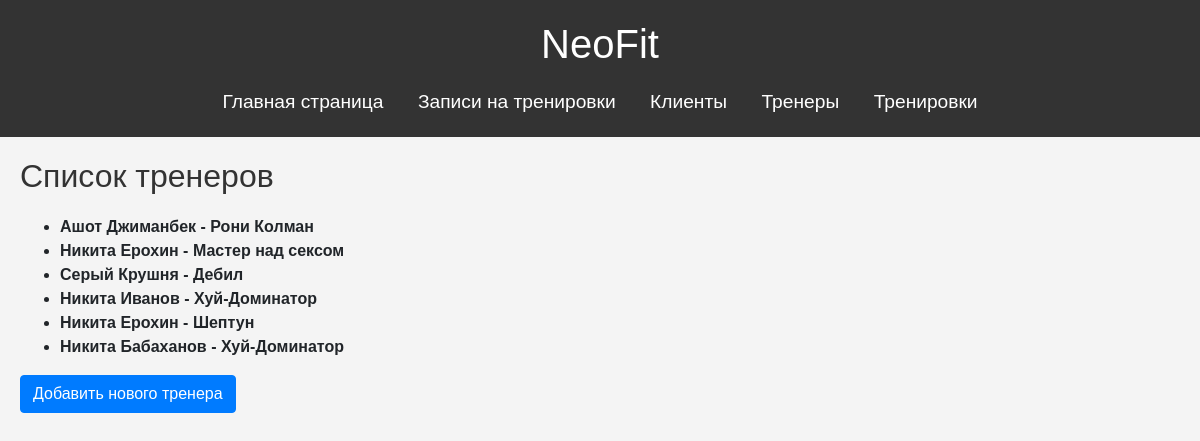
Page /appointments/trainers/ on the earlier database version.
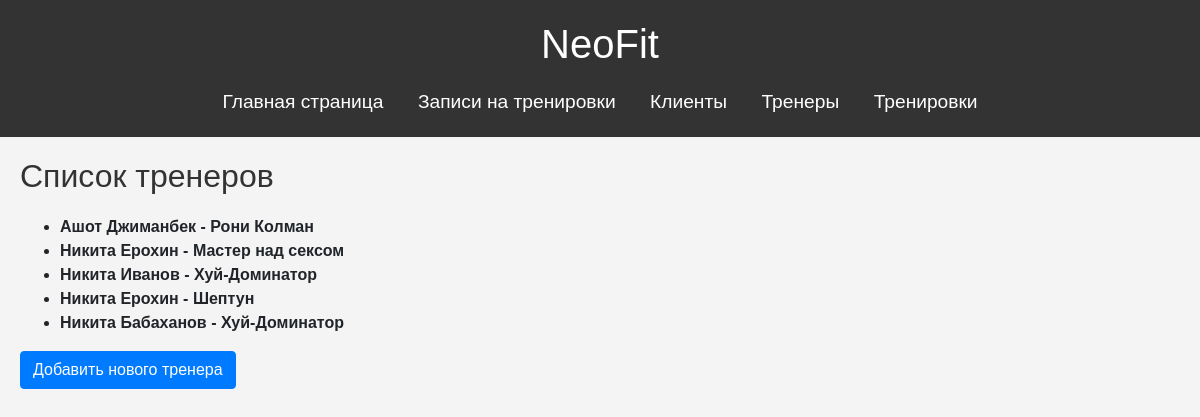
Same page on the later database version.
### appointments/models.py (models this page shows, shortened)
class Trainer(models.Model):
    last_name = models.CharField(max_length=100)
    first_name = models.CharField(max_length=100)
    middle_name = models.CharField(max_length=100, blank=True, null=True)
    email = models.EmailField(null=True, blank=True)
    phone_number = models.CharField(max_length=15)
    birthdate = models.DateField(null=True, blank=True)
    specialty = models.CharField(max_length=100)
    gender = models.CharField(max_length=10, choices=[('male', 'Мужской'), ('female', 'Женский')])
    photo = models.ImageField(upload_to='trainer_photos/', blank=True, null=True)  # Поле для фото

### appointments/views.py (the view)
# urls.py: path('trainers/', views.trainer_list, name='trainer_list'),
def trainer_list(request):
    trainers = Trainer.objects.all()
    return render(request, 'appointments/trainer_list.html', {'trainers': trainers})

### appointments/templates/appointments/trainer_list.html (shortened to what this page needs)
{% extends 'appointments/base.html' %}
{% block content %}
<h2>Список тренеров</h2>
<ul>
    {% for trainer in trainers %}
        <li>
            <div>
                <strong onclick="toggleDescription({{ forloop.counter0 }})" style="cursor: pointer;">
                    {{ trainer.first_name }} {{ trainer.last_name }} - {{ trainer.specialty }}
                </strong>
            </div>
        </li>
    {% endfor %}
</ul>
<a href="{% url 'appointments:create_trainer' %}" class="btn btn-primary">Добавить нового тренера</a>
{% endblock %}

Differences in the rows shown:
removed Trainer: first_name "Серый", last_name "Крушня", specialty "Дебил"
